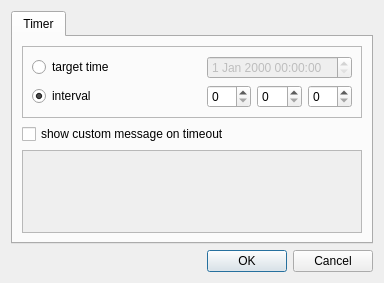
<?xml version="1.0" encoding="UTF-8"?>
<ui version="4.0">
 <class>countdown_timer::SettingsDialog</class>
 <widget class="QDialog" name="countdown_timer::SettingsDialog">
  <property name="geometry">
   <rect>
    <x>0</x>
    <y>0</y>
    <width>384</width>
    <height>283</height>
   </rect>
  </property>
  <property name="windowTitle">
   <string>Countdown timer plugin settings</string>
  </property>
  <property name="modal">
   <bool>true</bool>
  </property>
  <layout class="QVBoxLayout" name="verticalLayout">
   <item>
    <widget class="QTabWidget" name="tabWidget">
     <property name="currentIndex">
      <number>0</number>
     </property>
     <widget class="QWidget" name="timer_tab">
      <attribute name="title">
       <string>Timer</string>
      </attribute>
      <layout class="QGridLayout" name="gridLayout_2">
       <item row="0" column="0" colspan="2">
        <widget class="QFrame" name="timeout_frame">
         <property name="frameShape">
          <enum>QFrame::StyledPanel</enum>
         </property>
         <property name="frameShadow">
          <enum>QFrame::Raised</enum>
         </property>
         <layout class="QGridLayout" name="gridLayout" columnstretch="1,0,0,0">
          <item row="0" column="0">
           <widget class="QRadioButton" name="target_time_rbtn">
            <property name="text">
             <string>target time</string>
            </property>
           </widget>
          </item>
          <item row="0" column="1" colspan="3">
           <widget class="QDateTimeEdit" name="target_time_edit">
            <property name="enabled">
             <bool>false</bool>
            </property>
           </widget>
          </item>
          <item row="1" column="0">
           <widget class="QRadioButton" name="interval_rbtn">
            <property name="text">
             <string>interval</string>
            </property>
            <property name="checked">
             <bool>true</bool>
            </property>
           </widget>
          </item>
          <item row="1" column="1">
           <widget class="QSpinBox" name="h_edit">
            <property name="toolTip">
             <string>hours</string>
            </property>
           </widget>
          </item>
          <item row="1" column="2">
           <widget class="QSpinBox" name="m_edit">
            <property name="toolTip">
             <string>minutes</string>
            </property>
           </widget>
          </item>
          <item row="1" column="3">
           <widget class="QSpinBox" name="s_edit">
            <property name="toolTip">
             <string>seconds</string>
            </property>
           </widget>
          </item>
         </layout>
        </widget>
       </item>
       <item row="1" column="0" colspan="2">
        <widget class="QCheckBox" name="show_msg">
         <property name="text">
          <string>show custom message on timeout</string>
         </property>
        </widget>
       </item>
       <item row="2" column="0" colspan="2">
        <widget class="QTextEdit" name="msg_text_edit">
         <property name="enabled">
          <bool>false</bool>
         </property>
        </widget>
       </item>
      </layout>
     </widget>
    </widget>
   </item>
   <item>
    <widget class="QDialogButtonBox" name="buttonBox">
     <property name="orientation">
      <enum>Qt::Horizontal</enum>
     </property>
     <property name="standardButtons">
      <set>QDialogButtonBox::Cancel|QDialogButtonBox::Ok</set>
     </property>
    </widget>
   </item>
  </layout>
 </widget>
 <resources/>
 <connections>
  <connection>
   <sender>buttonBox</sender>
   <signal>accepted()</signal>
   <receiver>countdown_timer::SettingsDialog</receiver>
   <slot>accept()</slot>
   <hints>
    <hint type="sourcelabel">
     <x>182</x>
     <y>273</y>
    </hint>
    <hint type="destinationlabel">
     <x>157</x>
     <y>229</y>
    </hint>
   </hints>
  </connection>
  <connection>
   <sender>buttonBox</sender>
   <signal>rejected()</signal>
   <receiver>countdown_timer::SettingsDialog</receiver>
   <slot>reject()</slot>
   <hints>
    <hint type="sourcelabel">
     <x>182</x>
     <y>273</y>
    </hint>
    <hint type="destinationlabel">
     <x>173</x>
     <y>229</y>
    </hint>
   </hints>
  </connection>
  <connection>
   <sender>target_time_rbtn</sender>
   <signal>toggled(bool)</signal>
   <receiver>target_time_edit</receiver>
   <slot>setEnabled(bool)</slot>
   <hints>
    <hint type="sourcelabel">
     <x>153</x>
     <y>69</y>
    </hint>
    <hint type="destinationlabel">
     <x>235</x>
     <y>70</y>
    </hint>
   </hints>
  </connection>
  <connection>
   <sender>interval_rbtn</sender>
   <signal>toggled(bool)</signal>
   <receiver>h_edit</receiver>
   <slot>setEnabled(bool)</slot>
   <hints>
    <hint type="sourcelabel">
     <x>162</x>
     <y>96</y>
    </hint>
    <hint type="destinationlabel">
     <x>207</x>
     <y>94</y>
    </hint>
   </hints>
  </connection>
  <connection>
   <sender>interval_rbtn</sender>
   <signal>toggled(bool)</signal>
   <receiver>m_edit</receiver>
   <slot>setEnabled(bool)</slot>
   <hints>
    <hint type="sourcelabel">
     <x>71</x>
     <y>100</y>
    </hint>
    <hint type="destinationlabel">
     <x>265</x>
     <y>103</y>
    </hint>
   </hints>
  </connection>
  <connection>
   <sender>interval_rbtn</sender>
   <signal>toggled(bool)</signal>
   <receiver>s_edit</receiver>
   <slot>setEnabled(bool)</slot>
   <hints>
    <hint type="sourcelabel">
     <x>67</x>
     <y>107</y>
    </hint>
    <hint type="destinationlabel">
     <x>333</x>
     <y>109</y>
    </hint>
   </hints>
  </connection>
  <connection>
   <sender>show_msg</sender>
   <signal>toggled(bool)</signal>
   <receiver>msg_text_edit</receiver>
   <slot>setEnabled(bool)</slot>
   <hints>
    <hint type="sourcelabel">
     <x>206</x>
     <y>144</y>
    </hint>
    <hint type="destinationlabel">
     <x>193</x>
     <y>182</y>
    </hint>
   </hints>
  </connection>
 </connections>
</ui>
